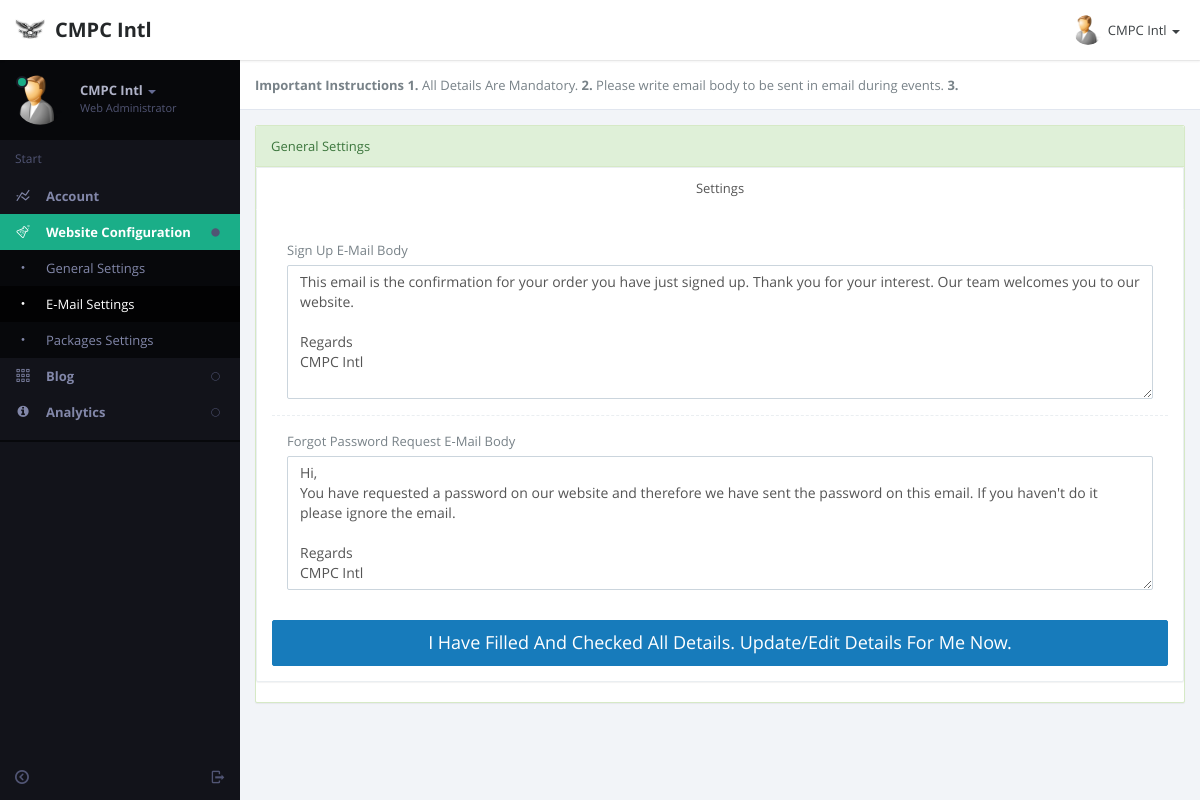
Page /admin/emailsettings.php (signed in) on the committed database.
### tables this page shows
CREATE TABLE IF NOT EXISTS `settings` (
  `email` varchar(100) NOT NULL DEFAULT 'Enter Your E-Mail Address',
  `sno` int(9) NOT NULL,
  `wlink` varchar(100) NOT NULL DEFAULT 'www.yourwebsite.com',
  `invoicedetails` text NOT NULL,
  `coname` text NOT NULL,
  `fblink` text NOT NULL,
  `twitterlink` text NOT NULL,
  `paypalid` text NOT NULL,
  `maintain` int(1) NOT NULL DEFAULT '0',
  `alwdpayment` int(11) NOT NULL DEFAULT '0' COMMENT 'user will get payment via paypal or via payment in bank account.',
  `minmobile` double NOT NULL,
  `maxmobile` double NOT NULL,
  `footer` varchar(80) NOT NULL,
  `header` varchar(50) NOT NULL,
  `payzaid` varchar(128) NOT NULL DEFAULT 'Not Available',
  `solidtrustid` varchar(128) NOT NULL DEFAULT 'Not Available',
  `solidbutton` varchar(128) NOT NULL DEFAULT 'Not Available',
  PRIMARY KEY (`sno`)
);

CREATE TABLE IF NOT EXISTS `affiliateuser` (
  `Id` int(11) NOT NULL AUTO_INCREMENT,
  `memberID` int(30) NOT NULL,
  `username` varchar(40) NOT NULL,
  `password` text NOT NULL,
  `fname` text NOT NULL,
  `mname` text NOT NULL,
  `lname` text NOT NULL,
  `address` text NOT NULL,
  `email` text NOT NULL,
  `referedby` varchar(50) NOT NULL DEFAULT 'none',
  `ipaddress` int(10) unsigned NOT NULL,
  `mobile` bigint(10) NOT NULL,
  `active` int(11) NOT NULL,
  `doj` date NOT NULL,
  `country` text NOT NULL,
  `city` text NOT NULL,
  `tamount` double NOT NULL DEFAULT '0',
  `payment` varchar(10) NOT NULL,
  `signupcode` text NOT NULL,
  `level` int(1) NOT NULL DEFAULT '2',
  `pcktaken` int(10) NOT NULL DEFAULT '0',
  `launch` int(1) NOT NULL DEFAULT '0',
  `expiry` date NOT NULL DEFAULT '2199-12-31',
  `bankname` varchar(250) NOT NULL DEFAULT 'Not Available',
  `accountname` varchar(250) NOT NULL DEFAULT 'Not Available',
  `accountno` double NOT NULL DEFAULT '0',
  `accounttype` int(11) NOT NULL DEFAULT '0',
  `ifsccode` varchar(100) NOT NULL DEFAULT 'Not Available',
  `getpayment` int(11) NOT NULL DEFAULT '1',
  `renew` int(1) NOT NULL DEFAULT '0',
  PRIMARY KEY (`username`),
  UNIQUE KEY `Id` (`Id`)
);

CREATE TABLE IF NOT EXISTS `emailtext` (
  `id` int(6) NOT NULL AUTO_INCREMENT,
  `code` varchar(50) NOT NULL,
  `etext` text NOT NULL,
  `emailactive` int(4) DEFAULT NULL,
  PRIMARY KEY (`id`)
);

### admin/emailsettings.php (the view, shortened to what this page needs)
<?php
include_once ("z_db.php");
?>
<!DOCTYPE html>
<html lang="en" class="app">
<head>
<link rel="stylesheet" href="css/app.v1.css" type="text/css" />
</head>
<body class="">
<section class="vbox">
  <header class="bg-white header header-md navbar navbar-fixed-top-xs box-shadow">
    <div class="navbar-header aside-md dk"> <a href="dashboard.php" class="navbar-brand"><img src="images/logo.png" class="m-r-sm"><?php $query="SELECT header from settings where sno=0";
 $result = mysqli_query($con,$query);
while($row = mysqli_fetch_array($result))
{
	$header="$row[header]";
	print $header;
	}
  ?></a> <a class="btn btn-link visible-xs" data-toggle="dropdown" data-target=".user"> <i class="fa fa-cog"></i> </a> </div>
    <ul class="nav navbar-nav navbar-right m-n hidden-xs nav-user user">
      <li class="dropdown"> <a href="#" class="dropdown-toggle" data-toggle="dropdown"> <span class="thumb-sm avatar pull-left"> <img src="images/a0.jpg"> </span> <?php
		  $sql="SELECT fname FROM  affiliateuser WHERE username='".$_SESSION['adminidusername']."'";
		  if ($result = mysqli_query($con, $sql)) {
    while ($row = mysqli_fetch_row($result)) {
        print $row[0];
    }
}
	   ?> <b class="caret"></b> </a>
      </li>
    </ul>
  </header>
  <section>
    <section class="hbox stretch">
      <aside class="bg-black aside-md hidden-print" id="nav">
        <section class="vbox">
          <section class="w-f scrollable">
            <div class="slim-scroll" data-height="auto" data-disable-fade-out="true" data-distance="0" data-size="10px" data-color="#333333">
              <div class="clearfix wrapper dk nav-user hidden-xs">
                <div class="dropdown"> <a href="#" class="dropdown-toggle" data-toggle="dropdown"> <span class="thumb avatar pull-left m-r"> <img src="images/a0.jpg"> <i class="on md b-black"></i> </span> <span class="hidden-nav-xs clear"> <span class="block m-t-xs"> <strong class="font-bold text-lt"><?php
		  $sql="SELECT fname FROM  affiliateuser WHERE username='".$_SESSION['adminidusername']."'";
		  if ($result = mysqli_query($con, $sql)) {
    while ($row = mysqli_fetch_row($result)) {
        print $row[0];
    }
}
	   ?></strong> <b class="caret"></b> </span> <span class="text-muted text-xs block">Web Administrator</span> </span> </a>
                </div>
              </div>
              <nav class="nav-primary hidden-xs">
                <div class="text-muted text-sm hidden-nav-xs padder m-t-sm m-b-sm">Start</div>
                <ul class="nav nav-main" data-ride="collapse">
                  <li> <a href="#" class="auto"> <i class="i i-statistics icon"> </i> <span class="font-bold">Account</span> </a>
				  </li>
                  <li  class="active"> <a href="#" class="auto"> <span class="pull-right text-muted"> <i class="i i-circle-sm-o text"></i> <i class="i i-circle-sm text-active"></i> </span> <i class="i i-lab icon"> </i> <span class="font-bold">Website Configuration</span> </a>
                    <ul class="nav dk">
                      <li> <a href="gensettings.php" class="auto"> <i class="i i-dot"></i> <span>General Settings</span> </a> </li>
					  <li  class="active"> <a href="emailsettings.php" class="auto"> <i class="i i-dot"></i> <span>E-Mail Settings</span> </a> </li>
                      <li > <a href="pacsettings.php" class="auto"> <i class="i i-dot"></i> <span>Packages Settings</span> </a> </li>
                    </ul>
                  </li>
                  <li > <a href="#" class="auto"> <span class="pull-right text-muted"> <i class="i i-circle-sm-o text"></i> <i class="i i-circle-sm text-active"></i> </span> <i class="i i-grid2 icon"> </i> <span class="font-bold">Blog</span> </a>
                  </li>
				  <li > <a href="#" class="auto"> <span class="pull-right text-muted"> <i class="i i-circle-sm-o text"></i> <i class="i i-circle-sm text-active"></i> </span> <i class="fa fa-info-circle"> </i> <span class="font-bold">Analytics</span> </a>
                  </li>
                </ul>
                <div class="line dk hidden-nav-xs"></div>
              </nav>
            </div>
          </section>
          <footer class="footer hidden-xs no-padder text-center-nav-xs"> <a href="logout.php" data-toggle="ajaxModal" class="btn btn-icon icon-muted btn-inactive pull-right m-l-xs m-r-xs hidden-nav-xs"> <i class="i i-logout"></i> </a> <a href="#nav" data-toggle="class:nav-xs" class="btn btn-icon icon-muted btn-inactive m-l-xs m-r-xs"> <i class="i i-circleleft text"></i> <i class="i i-circleright text-active"></i> </a> </footer>
        </section>
      </aside>
      <section id="content">
        <section class="vbox">
          <header class="header bg-white b-b b-light">
            <p><strong>Important Instructions </strong> <b>1.</b> All Details Are Mandatory. <b>2. </b>Please write email body to be sent in email during events. <b>3.</b></p>
          </header>
          <section class="scrollable wrapper">
            <div class="row">
              <div class="col-sm-12 portlet">
                <section class="panel panel-success portlet-item">
                  <header class="panel-heading"> General Settings </header>
                  <section class="panel panel-default">
                  <header class="panel-heading bg-light">
                    <ul class="nav nav-tabs nav-justified">
                      <li class="active"><a href="#home" data-toggle="tab"> Settings</a></li>
                      <?php
					  $query="SELECT * FROM  emailtext WHERE code='SIGNUP'";
 $result = mysqli_query($con,$query);
while($row = mysqli_fetch_array($result))
{
	$signupetext="$row[etext]";
	}
					  ?>
                    </ul>
                  </header>
                  <div class="panel-body">
                    <div class="tab-content">
                      <div class="tab-pane active" id="home">
					  <div class="panel-body">
                    <form action="<?php echo htmlspecialchars($_SERVER["PHP_SELF"], ENT_QUOTES, "utf-8"); ?>" method="post">
					  <div class="form-group">
                            <label>Sign Up E-Mail Body</label>
                            <textarea class="form-control" rows="6" data-minwords="6" data-required="true" placeholder="Type your message" name="signuptextarea"><?php print $signupetext;?></textarea>
                          </div>
						   <?php
					  $query="SELECT * FROM  emailtext WHERE code='FORGOTPASSWORD'";
 $result = mysqli_query($con,$query);
while($row = mysqli_fetch_array($result))
{
	$forgottext="$row[etext]";
	}
					  ?>
						   <div class="line line-dashed b-b line-lg pull-in"></div>
						  <div class="form-group">
                            <label>Forgot Password Request E-Mail Body</label>
                            <textarea class="form-control" rows="6" data-minwords="6" data-required="true" placeholder="Type your message" name=forgottextarea><?php print $forgottext;?></textarea>
                          </div>
</div>
                     <button type="submit" class="btn btn-lg btn-primary btn-block">I Have Filled And Checked All Details. Update/Edit Details For Me Now.</button>
                  </div>
					  </div>
                    </div>
                  </div>
                </section>
                </section>
          </section>
        </section>
        <a href="#" class="hide nav-off-screen-block" data-toggle="class:nav-off-screen" data-target="#nav"></a> </section>
    </section>
</body>
</html>

### rows in the picture
settings: header "CMPC Intl"
affiliateuser: fname "CMPC Intl"
emailtext: signuptextarea "This email is the confirmation for your order you have just signed up. Thank you for your interest. Our team welcomes you to our website. Regards CMPC Intl"
emailtext: forgottextarea "Hi, You have requested a password on our website and therefore we have sent the password on this email. If you haven't do it please ignore the email. Regards CMPC Intl"
